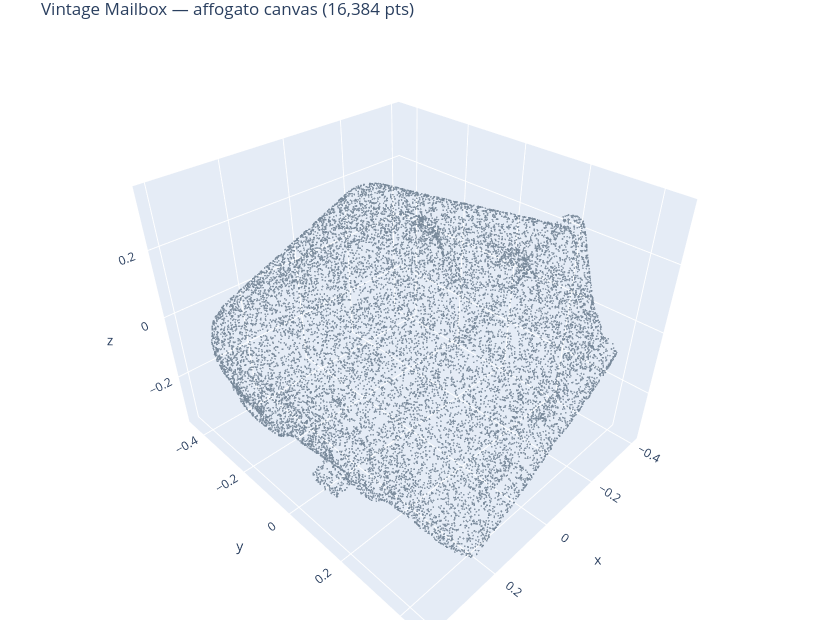

Source (notebook cell):
### Markdown cell above
**Verify the canvas** — the affogato point cloud should look like the mailbox.

### Code cell
def show_cloud(xyz, color, title, cmin=None, cmax=None, colorscale=None, colorbar=False, size=1.0):
    s = slice(None, None, max(1, len(xyz)//60000))
    marker = dict(size=size, opacity=0.85)
    if colorscale is None:
        marker["color"] = color                          # fixed color string or rgb array
    else:
        marker.update(color=color[s], colorscale=colorscale, cmin=cmin, cmax=cmax,
                      colorbar=(dict(title="score") if colorbar else None))
    fig = go.Figure(go.Scatter3d(x=xyz[s,0], y=xyz[s,1], z=xyz[s,2], mode="markers", marker=marker))
    fig.update_layout(title=title, width=820, height=620,
                      scene=dict(aspectmode="data"), margin=dict(l=0,r=0,t=30,b=0))
    return fig

show_cloud(xyz, "lightslategrey", f"{rec['object_name']} — affogato canvas ({len(xyz):,} pts)").show()

### Figure 1 — Plotly figure (JSON) as saved in the notebook; plotly's stock layout.template omitted (floating-point values rounded to 4 significant figures; data arrays with more than 128 entries replaced by an {"elided": "..."} marker saying what was removed)
{"data": [{"marker": {"color": "lightslategrey", "opacity": 0.85, "size": 1}, "mode": "markers", "type": "scatter3d", "x": {"elided": "16384 float values"}, "y": {"elided": "16384 float values"}, "z": {"elided": "16384 float values"}}], "layout": {"height": 620, "margin": {"b": 0, "l": 0, "r": 0, "t": 30}, "scene": {"aspectmode": "data"}, "title": {"text": "Vintage Mailbox — affogato canvas (16,384 pts)"}, "width": 820}}
